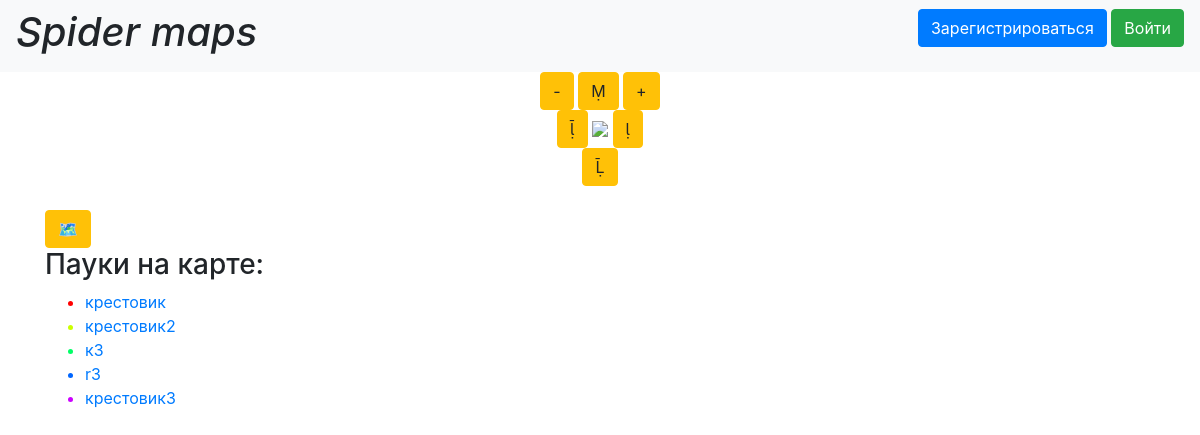
The app's page /, older data.
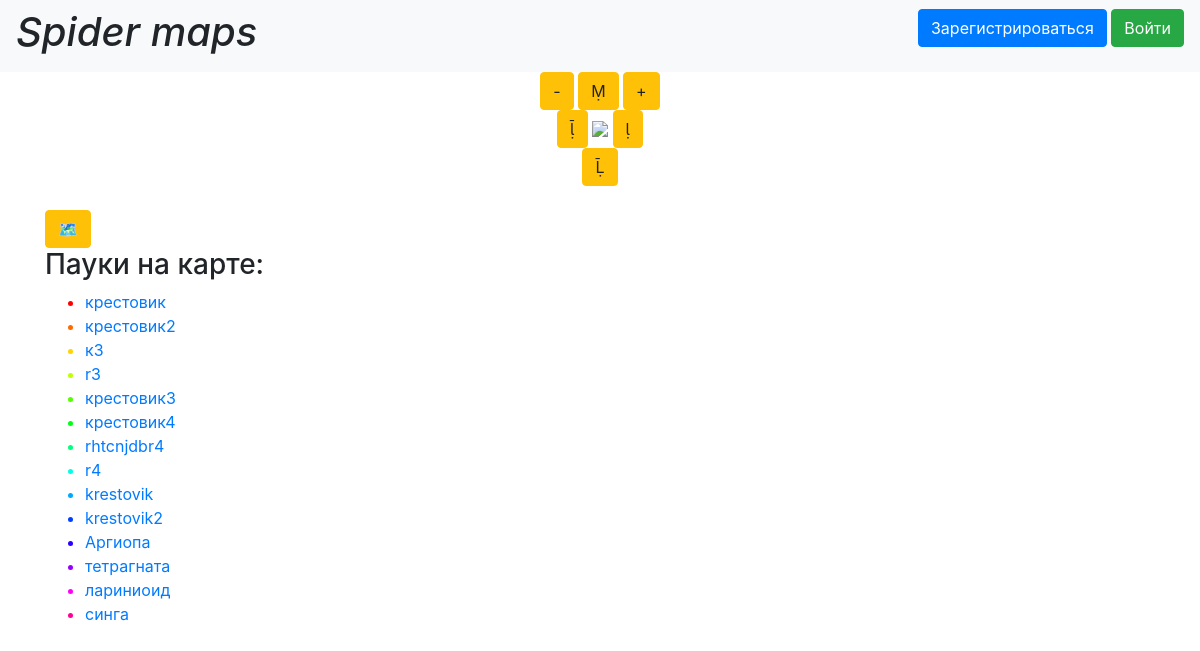
The same page, newer data.
### data/Spiders.py (models this page shows, shortened)
class Spiders(SqlAlchemyBase):
    __tablename__ = 'spiders'
    id = sqlalchemy.Column(sqlalchemy.Integer,
                           primary_key=True, autoincrement=True)
    name = sqlalchemy.Column(sqlalchemy.String, nullable=True)
    points = sqlalchemy.Column(sqlalchemy.String, nullable=True)
    points_unchecked = sqlalchemy.Column(sqlalchemy.String, nullable=True)

### main.py (the view, shortened to what this page needs)
@app.route('/', methods=['POST', 'GET'])
def main():
    global x, y, delta, view_type, spider_index, spider_list_str, points_check
    points_check = False
    area_color = color_list2[spider_index] + 'ff'
    area_color2 = color_list2[spider_index] + '88'
    w_line = 2
    point_color = 'rd'
    for key in point_colors:
        pc = color_list[spider_index]
        if str(pc) in list(key.split('|')):
            point_color = point_colors[key]
    db_session.global_init('db/Spiders.db')
    db_sess2 = db_session.create_session()
    current_spider = db_sess2.query(Spiders).filter(Spiders.id == spider_index + 1).first()
    current_spider_points = []
    if current_spider:
        if current_spider.points_unchecked:
            current_spider_points = [list(map(float, el2.split('/'))) for el2 in
                                     current_spider.points_unchecked.split('|')]
    if current_spider_points is None:
        current_spider_points = []
    w_line = 2
    s = ''
    if current_spider_points:
        s = f'pm{point_color}s'
    print(spider_list_str[spider_index])
    if spider_list_str[spider_index] != '0.0,0.0':
        map_params = {
            "ll": ",".join([str(x), str(y)]),
            "spn": ",".join([str(delta), str(delta)]),
            "size": "450,450",
            "l": view_type,
            "pl": f"c:{area_color},f:{area_color2},w:{w_line},{spider_list_str[int(spider_index)]}",
            'pt': '~'.join(
                map(lambda x: ','.join(map(str, x)), [[*el, s] for el in current_spider_points]))
        }
        img = f'http://static-maps.yandex.ru/1.x/?ll={map_params["ll"]}&spn={map_params["spn"]}&size={map_params["size"]}&l={map_params["l"]}&pl={map_params["pl"]}&pt={map_params["pt"]}'
    map_api_server = "http://static-maps.yandex.ru/1.x/"
    return render_template("main.html", image=img, spider_list=[el.name for el in spiders], colors=color_list2)

### data/db_session.py (called while the page is built, shortened)
def global_init(db_file):
    global __factory
    if __factory:
        return

def create_session() -> Session:
    global __factory
    return __factory()

### templates/main.html (shortened to what this page needs)
{% extends "base.html" %}
{% block content %}
<main role="main" class="container">
    <div align="center">
        <a href="/delta_minus" class="btn btn-warning">-</a>
        <a href="/ll_up" class="btn btn-warning"></a>
        <a href="/delta_plus" class="btn btn-warning">+</a>
    </div>
    <div align="center">
        <a href="/ll_left" class="btn btn-warning"></a>
        <img src={{image}}>
        <a href="/ll_right" class="btn btn-warning"></a>
    </div>
    <div align="center">
        <a href="/ll_down" class="btn btn-warning"></a>
    </div>
    <br>
    <div>
        <a href="/change_type" class="btn btn-warning">🗺</a>
    </div>
    <div>
        <h3>
            Пауки на карте:
        </h3>
        <ul>
            {% for item in spider_list %}
            <font color="{{ colors[loop.index - 1] }}">
                <li>
                    <a href="/change_spider/{{ loop.index }}">{{ item }}</a>
                </li>
            </font>
            {% endfor %}
        </ul>
    </div>
</main>
{% endblock %}

Row changes from the older to the newer data that the page shows:
added Spiders: name "крестовик4"
added Spiders: name "rhtcnjdbr4"
added Spiders: name "r4"
added Spiders: name "krestovik"
added Spiders: name "krestovik2"
added Spiders: name "Аргиопа"
added Spiders: name "тетрагната"
added Spiders: name "лариниоид"
added Spiders: name "синга"
